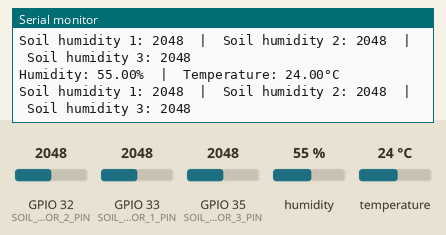
This program was run on a simulated ESP32. Parts: the last lines printed to the serial monitor. The test bench sets the inputs (shaded band); at power-on: humidity 55 %, GPIO 32 (SOIL_SENSOR_2_PIN) = 2048, GPIO 33 (SOIL_SENSOR_1_PIN) = 2048, GPIO 35 (SOIL_SENSOR_3_PIN) = 2048, temperature 24 °C.

Above: at 5.8 s.
5.9 s: humidity set to 22 %
At 11.5 s:
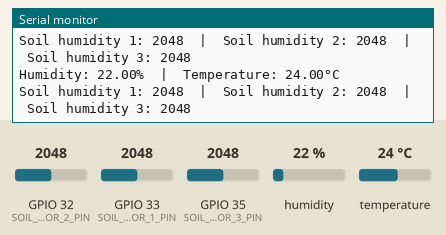
11.9 s: GPIO 32 (SOIL_SENSOR_2_PIN) set to 2866
At 16.4 s:
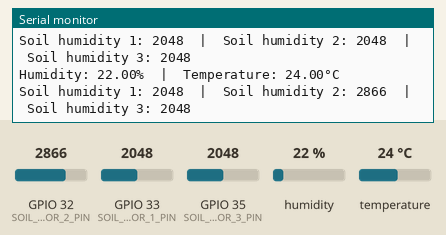
17.9 s: GPIO 33 (SOIL_SENSOR_1_PIN) set to 2866
At 21.3 s:
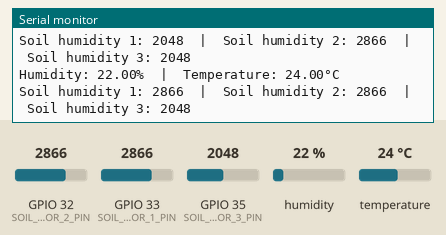
23.9 s: GPIO 35 (SOIL_SENSOR_3_PIN) set to 2866
At 26.1 s:
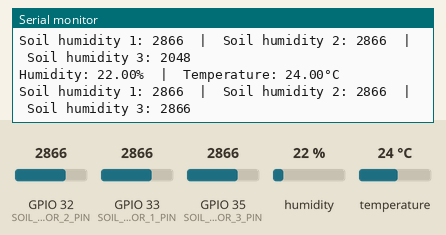
29.9 s: temperature set to 12 °C
At 31.0 s:
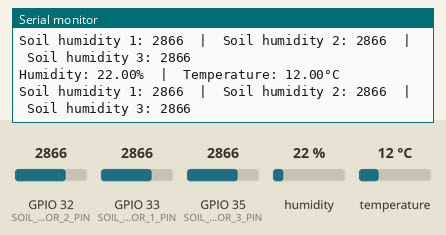
35.9 s: GPIO 32 (SOIL_SENSOR_2_PIN) set to 3972
At 41.8 s:
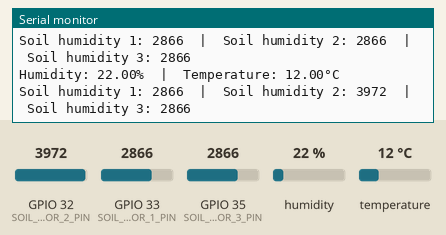
Timing chart, 0 to 42.9 s (numbered marks = the images above; inputs shaded):
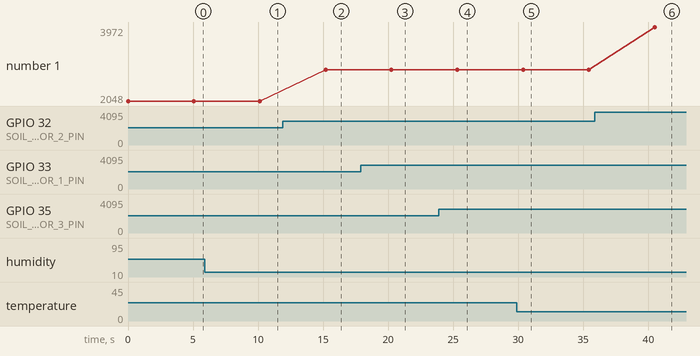

The program:

main.cpp
```cpp
#include <Arduino.h>
#include <Adafruit_Sensor.h>
#include <DHT.h>

#define DHT_SENSOR_TYPE DHT22
#define DHT_SENSOR_PIN  25
#define SOIL_SENSOR_1_PIN  33
#define SOIL_SENSOR_2_PIN  32
#define SOIL_SENSOR_3_PIN  35

DHT dht_sensor(DHT_SENSOR_PIN, DHT_SENSOR_TYPE);

void setup() {
  Serial.begin(9600);
  dht_sensor.begin();
}

void loop() {
  // Read humidity from sensor
  float humidity  = dht_sensor.readHumidity();
  // Read temperature from sensor
  float temperature = dht_sensor.readTemperature();

  // Read soil resistance from first sensor
  int sensor1_soil_humidity = analogRead(SOIL_SENSOR_1_PIN);
  // Read soil resistance from second sensor
  int sensor2_soil_humidity = analogRead(SOIL_SENSOR_2_PIN);
  // Read soil resistance from third sensor
  int sensor3_soil_humidity = analogRead(SOIL_SENSOR_3_PIN);

  // check successful read of sensor values
  if (isnan(humidity) || isnan(temperature)) {
    Serial.println("Failed to read from DHT sensor!");
  }
  else {
    Serial.print("Humidity: ");
    Serial.print(humidity);
    Serial.print("%");

    Serial.print("  |  ");

    Serial.print("Temperature: ");
    Serial.print(temperature);
    Serial.print("°C");

    Serial.print("\n");
  }

  if (isnan(sensor1_soil_humidity) || isnan(sensor2_soil_humidity) || isnan(sensor3_soil_humidity)) {
    Serial.println("Failed to read from soil sensors!");
  }
  else{
    Serial.print("Soil humidity 1: ");
    Serial.print(sensor1_soil_humidity);

    Serial.print("  |  ");

    Serial.print("Soil humidity 2: ");
    Serial.print(sensor2_soil_humidity);

    Serial.print("  |  ");

    Serial.print("Soil humidity 3: ");
    Serial.print(sensor3_soil_humidity);

    Serial.print("\n");
  }

  // wait a 5 seconds between readings
  delay(5000);
}
```

Measured:
- after the input at 5.9 s, the serial monitor: prints a new line after 4.2 s (image 1)
- after the input at 11.9 s, the serial monitor: prints a new line after 3.3 s (image 2)
- after the input at 17.9 s, the serial monitor: prints a new line after 2.3 s (image 3)
- after the input at 23.9 s, the serial monitor: prints a new line after 1.4 s (image 4)
- after the input at 29.9 s, the serial monitor: prints a new line after 0.47 s (image 5)
- after the input at 35.9 s, the serial monitor: prints a new line after 4.6 s (image 6)
- plotted number 1: 2048 → 2866 after the input at 11.9 s, 2866 → 3972 after the input at 35.9 s
